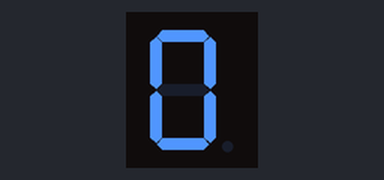
A sketch run on a simulated Arduino Uno, built with avr-gcc and run on an emulated ATmega328P. Parts: 1-digit seven-segment display. Wiring (inferred from the names in the program): 1-digit 7-segment display, segments lit when HIGH: segments pin 6, pin 7, pin 10, pin 9, pin 8, pin 5, pin 4, pin 11. The segment pins are drawn as the display they are named for.

Above: at 0.1 s.
At 2.1 s:
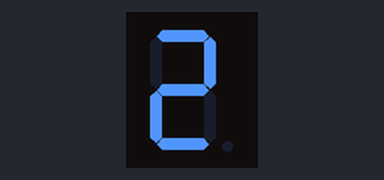
At 4.1 s:
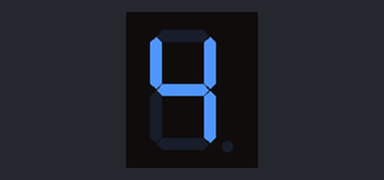
At 9.1 s:
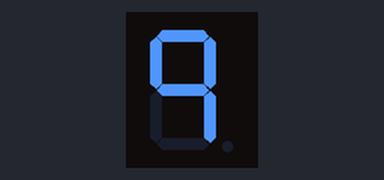
At 13.1 s:
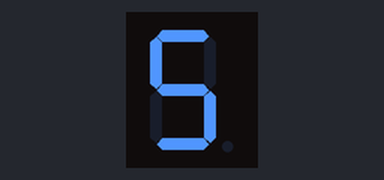
At 19.1 s:
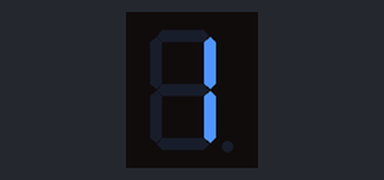

Measured:
- by itself, everything shown: repeats every 18.0 s, in 18 steps
- what the display in image 1 shows lasts 1.0 s, from 2.0 s to 3.0 s

The sketch:

countCycle.ino
```cpp
const int segA = 6;
const int segB = 7;
const int segC = 10;
const int segD = 9;
const int segE = 8;
const int segF = 5;
const int segG = 4;
const int segDP = 11;
int x = 0;
bool countUp = false;

void setup() {
  // put your setup code here, to run once:

  for(int i = 4; i <= 11; i++){
    pinMode(i, OUTPUT);
  }

}

void loop() {
  // put your main code here, to run repeatedly:

  if(x-1 < 0 || x+1 > 9){
    countUp = !countUp;
  }

  switch(x){
    case 0:
      digitalWrite(segA, HIGH);
      digitalWrite(segB, HIGH);
      digitalWrite(segC, HIGH);
      digitalWrite(segD, HIGH);
      digitalWrite(segE, HIGH);
      digitalWrite(segF, HIGH);
      digitalWrite(segG, LOW);
      digitalWrite(segDP, LOW);
      break;

    case 1:
      digitalWrite(segA, LOW);
      digitalWrite(segB, HIGH);
      digitalWrite(segC, HIGH);
      digitalWrite(segD, LOW);
      digitalWrite(segE, LOW);
      digitalWrite(segF, LOW);
      digitalWrite(segG, LOW);
      digitalWrite(segDP, LOW);
      break;

    case 2:
      digitalWrite(segA, HIGH);
      digitalWrite(segB, HIGH);
      digitalWrite(segC, LOW);
      digitalWrite(segD, HIGH);
      digitalWrite(segE, HIGH);
      digitalWrite(segF, LOW);
      digitalWrite(segG, HIGH);
      digitalWrite(segDP, LOW);
      break;

    case 3:
      digitalWrite(segA, HIGH);
      digitalWrite(segB, HIGH);
      digitalWrite(segC, HIGH);
      digitalWrite(segD, HIGH);
      digitalWrite(segE, LOW);
      digitalWrite(segF, LOW);
      digitalWrite(segG, HIGH);
      digitalWrite(segDP, LOW);
      break;

    case 4:
      digitalWrite(segA, LOW);
      digitalWrite(segB, HIGH);
      digitalWrite(segC, HIGH);
      digitalWrite(segD, LOW);
      digitalWrite(segE, LOW);
      digitalWrite(segF, HIGH);
      digitalWrite(segG, HIGH);
      digitalWrite(segDP, LOW);
      break;

    case 5:
      digitalWrite(segA, HIGH);
      digitalWrite(segB, LOW);
      digitalWrite(segC, HIGH);
      digitalWrite(segD, HIGH);
      digitalWrite(segE, LOW);
      digitalWrite(segF, HIGH);
      digitalWrite(segG, HIGH);
      digitalWrite(segDP, LOW);
      break;

    case 6:
      digitalWrite(segA, HIGH);
      digitalWrite(segB, LOW);
      digitalWrite(segC, HIGH);
      digitalWrite(segD, HIGH);
      digitalWrite(segE, HIGH);
      digitalWrite(segF, HIGH);
      digitalWrite(segG, HIGH);
      digitalWrite(segDP, LOW);
      break;

    case 7:
      digitalWrite(segA, HIGH);
      digitalWrite(segB, HIGH);
      digitalWrite(segC, HIGH);
      digitalWrite(segD, LOW);
      digitalWrite(segE, LOW);
      digitalWrite(segF, LOW);
      digitalWrite(segG, LOW);
      digitalWrite(segDP, LOW);
      break;

    case 8:
      digitalWrite(segA, HIGH);
      digitalWrite(segB, HIGH);
      digitalWrite(segC, HIGH);
      digitalWrite(segD, HIGH);
      digitalWrite(segE, HIGH);
      digitalWrite(segF, HIGH);
      digitalWrite(segG, HIGH);
      digitalWrite(segDP, LOW);
      break;

    case 9:
      digitalWrite(segA, HIGH);
      digitalWrite(segB, HIGH);
      digitalWrite(segC, HIGH);
      digitalWrite(segD, LOW);
      digitalWrite(segE, LOW);
      digitalWrite(segF, HIGH);
      digitalWrite(segG, HIGH);
      digitalWrite(segDP, LOW);
      break;
  }

  if(countUp){
    x++;
  }

  else{
    x--;
  }

  delay(1000);


}
```
